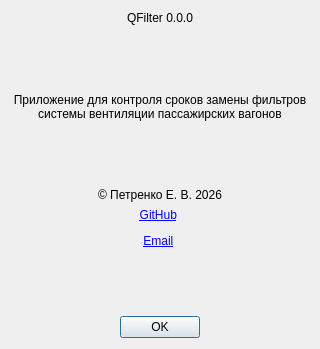
<?xml version="1.0" encoding="UTF-8"?>
<ui version="4.0">
 <class>AboutDialog</class>
 <widget class="QDialog" name="AboutDialog">
  <property name="windowModality">
   <enum>Qt::NonModal</enum>
  </property>
  <property name="geometry">
   <rect>
    <x>0</x>
    <y>0</y>
    <width>320</width>
    <height>349</height>
   </rect>
  </property>
  <property name="sizePolicy">
   <sizepolicy hsizetype="Fixed" vsizetype="Fixed">
    <horstretch>0</horstretch>
    <verstretch>0</verstretch>
   </sizepolicy>
  </property>
  <property name="windowTitle">
   <string>О программе</string>
  </property>
  <property name="windowIcon">
   <iconset resource="../qfilter.qrc">
    <normaloff>:/inons/resources/about.png</normaloff>:/inons/resources/about.png</iconset>
  </property>
  <property name="sizeGripEnabled">
   <bool>false</bool>
  </property>
  <property name="modal">
   <bool>false</bool>
  </property>
  <layout class="QVBoxLayout" name="verticalLayout">
   <item>
    <widget class="QLabel" name="versoinLabel">
     <property name="text">
      <string>QFilter 0.0.0</string>
     </property>
     <property name="alignment">
      <set>Qt::AlignCenter</set>
     </property>
    </widget>
   </item>
   <item>
    <spacer name="verticalSpacer_3">
     <property name="orientation">
      <enum>Qt::Vertical</enum>
     </property>
     <property name="sizeHint" stdset="0">
      <size>
       <width>20</width>
       <height>40</height>
      </size>
     </property>
    </spacer>
   </item>
   <item>
    <widget class="QLabel" name="aboutLabel">
     <property name="text">
      <string>&lt;html&gt;&lt;head/&gt;&lt;body&gt;&lt;p align=&quot;center&quot;&gt;Приложение для контроля сроков замены фильтров системы вентиляции пассажирских вагонов&lt;/p&gt;&lt;/body&gt;&lt;/html&gt;</string>
     </property>
     <property name="textFormat">
      <enum>Qt::AutoText</enum>
     </property>
     <property name="scaledContents">
      <bool>false</bool>
     </property>
     <property name="alignment">
      <set>Qt::AlignCenter</set>
     </property>
     <property name="wordWrap">
      <bool>true</bool>
     </property>
    </widget>
   </item>
   <item>
    <spacer name="verticalSpacer_2">
     <property name="orientation">
      <enum>Qt::Vertical</enum>
     </property>
     <property name="sizeHint" stdset="0">
      <size>
       <width>20</width>
       <height>40</height>
      </size>
     </property>
    </spacer>
   </item>
   <item>
    <widget class="QLabel" name="authorLabel">
     <property name="text">
      <string>© Петренко Е. В. 2026</string>
     </property>
     <property name="alignment">
      <set>Qt::AlignCenter</set>
     </property>
    </widget>
   </item>
   <item>
    <widget class="QLabel" name="Urlabel">
     <property name="text">
      <string>&lt;html&gt;
    &lt;head/&gt;
    &lt;body&gt;
        &lt;p&gt;
            &lt;a href=&quot;https://github.com/epetrenkodev/QFilter&quot;&gt;GitHub&lt;/a&gt;
        &lt;/p&gt;
        &lt;p&gt;
            &lt;a href=&quot;mailto:epetrenkodev@gmail.com&quot;&gt;Email&lt;/a&gt;
        &lt;/p&gt; 
    &lt;/body&gt;
&lt;/html&gt;</string>
     </property>
     <property name="textFormat">
      <enum>Qt::AutoText</enum>
     </property>
     <property name="scaledContents">
      <bool>false</bool>
     </property>
     <property name="alignment">
      <set>Qt::AlignCenter</set>
     </property>
     <property name="openExternalLinks">
      <bool>true</bool>
     </property>
     <property name="textInteractionFlags">
      <set>Qt::LinksAccessibleByMouse|Qt::TextSelectableByMouse</set>
     </property>
    </widget>
   </item>
   <item>
    <spacer name="verticalSpacer_1">
     <property name="orientation">
      <enum>Qt::Vertical</enum>
     </property>
     <property name="sizeHint" stdset="0">
      <size>
       <width>20</width>
       <height>40</height>
      </size>
     </property>
    </spacer>
   </item>
   <item>
    <widget class="QDialogButtonBox" name="buttonBox">
     <property name="orientation">
      <enum>Qt::Horizontal</enum>
     </property>
     <property name="standardButtons">
      <set>QDialogButtonBox::Ok</set>
     </property>
     <property name="centerButtons">
      <bool>true</bool>
     </property>
    </widget>
   </item>
  </layout>
 </widget>
 <resources>
  <include location="../qfilter.qrc"/>
 </resources>
 <connections>
  <connection>
   <sender>buttonBox</sender>
   <signal>rejected()</signal>
   <receiver>AboutDialog</receiver>
   <slot>reject()</slot>
   <hints>
    <hint type="sourcelabel">
     <x>316</x>
     <y>260</y>
    </hint>
    <hint type="destinationlabel">
     <x>286</x>
     <y>274</y>
    </hint>
   </hints>
  </connection>
  <connection>
   <sender>buttonBox</sender>
   <signal>accepted()</signal>
   <receiver>AboutDialog</receiver>
   <slot>accept()</slot>
   <hints>
    <hint type="sourcelabel">
     <x>248</x>
     <y>254</y>
    </hint>
    <hint type="destinationlabel">
     <x>157</x>
     <y>274</y>
    </hint>
   </hints>
  </connection>
 </connections>
</ui>
